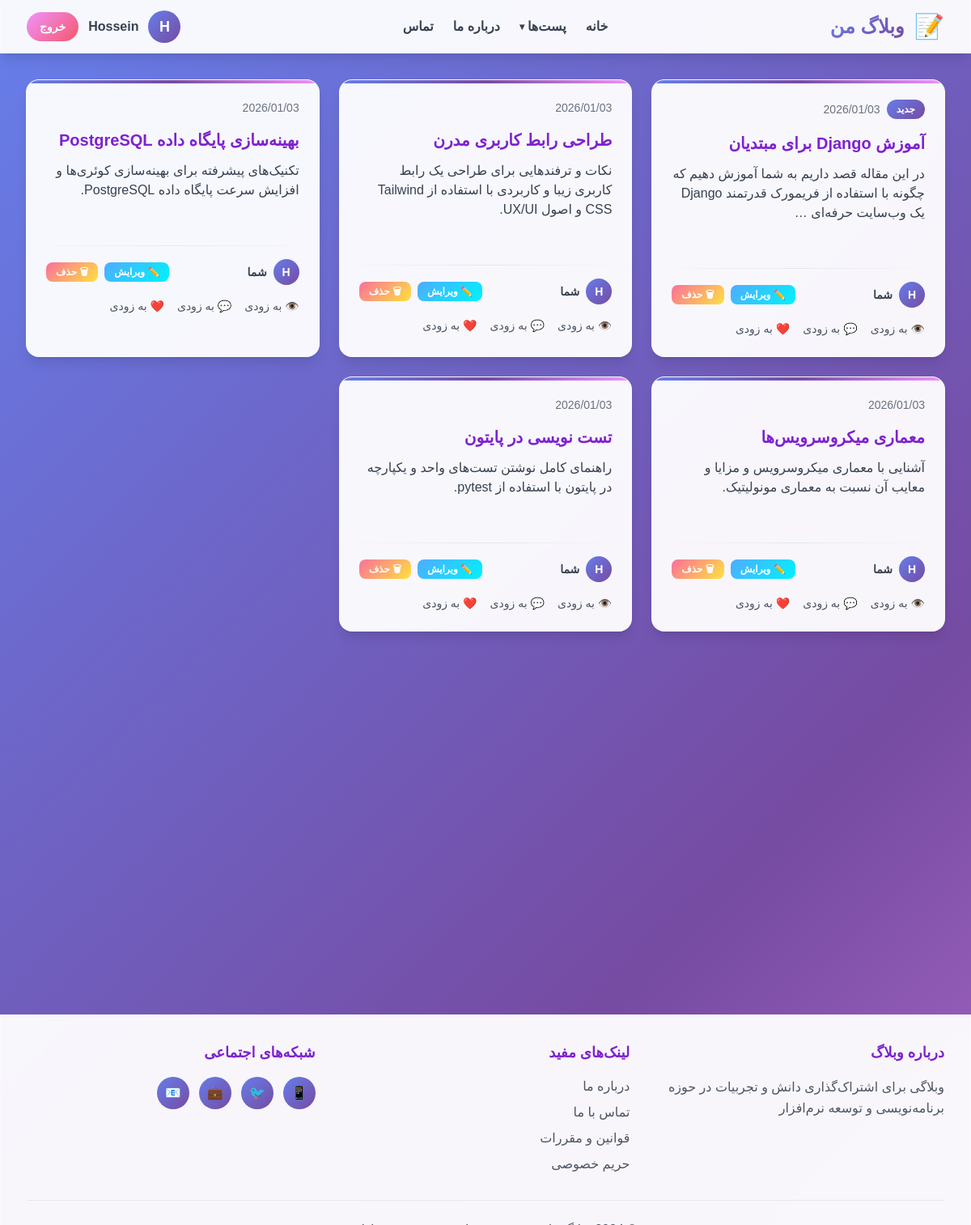
Screenshot of /mypost/ (signed in) with the database file from the repository.
### accounts/models.py (models this page shows)
class CustomUser(AbstractUser):
    email=models.CharField(unique=True)

### posts/models.py (models this page shows, shortened)
class Post(models.Model):
    title=models.CharField(max_length=100)
    description=models.TextField()
    author=models.ForeignKey(CustomUser,on_delete=models.CASCADE)
    created_at=models.DateTimeField(auto_now_add=True)
    updated_at=models.DateTimeField(auto_now=True)
    STATUS_CHOICES=(
        ('pub','عمومی'),
        ('drf','پیش نویس'),
    )
    status=models.CharField(choices=STATUS_CHOICES,max_length=100,default='drf')

### pages/views.py (the view)
# urls.py: path('mypost/',views.MyPosts.as_view(),name='mypost'),
class MyPosts(LoginRequiredMixin,generic.ListView):
    model=models.Post
    template_name='pages/mypost.html'
    context_object_name='posts'
    def get_queryset(self):
        return models.Post.objects.filter(author=self.request.user,status='pub')

### pages/templates/pages/mypost.html (shortened to what this page needs)
{% extends "_base.html" %}
{% block content %}
<div class="min-h-[70vh] fade-in">
    <div class="grid grid-cols-1 md:grid-cols-2 lg:grid-cols-3 gap-6">
        {% if posts %}
            {% for post in posts %}
            <div class="post-card glass-effect rounded-2xl shadow-lg hover-lift fade-in">
                <a href="{% url 'post_detail' post.pk %}" class="block p-4 md:p-6">
                    <div class="flex items-center gap-2 mb-3 md:mb-4">
                        {% if forloop.first %}<span class="badge text-xs">جدید</span>{% endif %}
                        <span class="text-xs md:text-sm text-gray-500">{{ post.created_at|date:'Y/m/d' }}</span>
                    </div>
                    <h3 class="text-lg md:text-xl font-bold text-purple-700 mb-2 md:mb-3">{{ post.title }}</h3>
                    <p class="text-sm md:text-base text-gray-700 mb-3 md:mb-4 leading-relaxed">
                        {{ post.description|truncatewords:20 }}
                    </p>
                </a>
                <div class="divider my-3 md:my-4"></div>
                <div class="px-4 md:px-6 pb-4 md:pb-6">
                    <div class="flex items-center justify-between">
                        <div class="flex items-center gap-2">
                            <div class="avatar text-sm" style="width: 32px; height: 32px; font-size: 14px;">
                                {{ post.author.username.0 }}
                            </div>
                            <div class="font-semibold text-gray-700 text-xs md:text-sm">شما</div>
                        </div>
                        {% if request.user == post.author %}
                        <div class="flex gap-1 md:gap-2">
                            <a href="{% url 'post_update' post.pk %}" class="px-2 md:px-3 py-1 btn-edit text-white rounded-lg text-xs font-bold">
                                ✏️ ویرایش
                            </a>
                            <a href="{% url 'post_delete' post.pk %}" class="px-2 md:px-3 py-1 btn-delete text-white rounded-lg text-xs font-bold">
                                🗑 حذف
                            </a>
                        </div>
                        {% endif %}
                    </div>
                    <div class="mt-3 md:mt-4 flex items-center gap-3 md:gap-4 text-xs md:text-sm text-gray-600">
                        <span>👁️ به زودی</span>
                        <span>💬 به زودی</span>
                        <span>❤️ به زودی</span>
                    </div>
                </div>
            </div>
            {% endfor %}
        {% else %}
            <div class="col-span-full text-center text-gray-600 py-20">
                هنوز پستی ایجاد نکرده‌اید.
            </div>
        {% endif %}
    </div>
</div>
{% endblock content %}

### templates/_base.html (shortened to what this page needs)
{% load static %}
<!DOCTYPE html>
<html lang="fa" dir="rtl">
  <head>
    <script src="https://cdn.tailwindcss.com"></script>
    <link rel="stylesheet" href="{% static 'css/style.css' %}" />
  </head>
  <body class="gradient-bg min-h-screen">
    <nav class="glass-effect shadow-lg sticky top-0 z-50 fade-in desktop-nav">
      <div class="max-w-7xl mx-auto px-4 sm:px-6 lg:px-8">
        <div class="flex justify-between items-center h-16">
          <div class="flex items-center gap-3">
            <div class="text-3xl floating">📝</div>
            <h1 class="text-2xl font-bold gradient-text">وبلاگ من</h1>
          </div>
          <div class="hidden md:flex items-center gap-6">
            <a href="{% url 'home' %}" class="text-gray-700 hover:text-purple-600 font-semibold transition-colors">خانه</a>
            <div class="relative group">
              <button class="text-gray-700 hover:text-purple-600 font-semibold transition-colors flex items-center gap-1">
                پست‌ها
                <span class="text-xs">▾</span>
              </button>
            </div>
            <a href="#" class="text-gray-700 hover:text-purple-600 font-semibold transition-colors">درباره ما</a>
            <a href="#" class="text-gray-700 hover:text-purple-600 font-semibold transition-colors">تماس</a>
          </div>
          <div class="flex items-center gap-3">
            {% if user.is_authenticated %}
              <a class="avatar" href="{% url 'profile' %}">{{ user.username.0 }}</a>
              <span class="hidden sm:inline text-gray-700 font-semibold">{{ user.username }}</span>
              <form action="{% url 'logout' %}" method="POST">
                <button class="px-4 py-2 btn-secondary text-white rounded-full font-semibold text-sm">خروج</button>
              </form>
            {% else %}
              <a href="{% url 'login' %}" class="px-4 py-2 btn-secondary text-white rounded-full font-semibold text-sm">ورود / ثبت‌نام</a>
            {% endif %}
          </div>
        </div>
      </div>
    </nav>
    <div class="max-w-7xl mx-auto px-4 sm:px-6 lg:px-8 py-8 mobile-padding-bottom">
      {% block content %}
      {% endblock %}
    </div>
    <footer class="glass-effect mt-16 py-8 desktop-nav">
      <div class="max-w-7xl mx-auto px-4 sm:px-6 lg:px-8">
        <div class="grid grid-cols-1 md:grid-cols-3 gap-8 mb-8">
          <div>
            <h3 class="font-bold text-purple-700 mb-4 text-lg">درباره وبلاگ</h3>
            <p class="text-gray-600 leading-relaxed">وبلاگی برای اشتراک‌گذاری دانش و تجربیات در حوزه برنامه‌نویسی و توسعه نرم‌افزار</p>
          </div>
          <div>
            <h3 class="font-bold text-purple-700 mb-4 text-lg">لینک‌های مفید</h3>
            <ul class="space-y-2">
              <li>
                <a href="#" class="text-gray-600 hover:text-purple-600 transition-colors">درباره ما</a>
              </li>
              <li>
                <a href="#" class="text-gray-600 hover:text-purple-600 transition-colors">تماس با ما</a>
              </li>
              <li>
                <a href="#" class="text-gray-600 hover:text-purple-600 transition-colors">قوانین و مقررات</a>
              </li>
              <li>
                <a href="#" class="text-gray-600 hover:text-purple-600 transition-colors">حریم خصوصی</a>
              </li>
            </ul>
          </div>
          <div>
            <h3 class="font-bold text-purple-700 mb-4 text-lg">شبکه‌های اجتماعی</h3>
            <div class="flex gap-3">
              <a href="#" class="w-10 h-10 btn-primary text-white rounded-full flex items-center justify-center">📱</a>
              <a href="#" class="w-10 h-10 btn-primary text-white rounded-full flex items-center justify-center">🐦</a>
              <a href="#" class="w-10 h-10 btn-primary text-white rounded-full flex items-center justify-center">💼</a>
              <a href="#" class="w-10 h-10 btn-primary text-white rounded-full flex items-center justify-center">📧</a>
            </div>
          </div>
        </div>
        <div class="text-center text-gray-600 pt-6 border-t border-gray-200">
          <p>© 2024 وبلاگ فارسی مدرن. تمامی حقوق محفوظ است.</p>
        </div>
      </div>
    </footer>
  </body>
</html>

### static/css/style.css (style rules this page uses)
body { box-sizing: border-box; }
* { font-family: 'Vazirmatn', sans-serif; }
.fade-in { animation: fadeIn 0.6s ease-out; }
.hover-lift { transition: transform 0.3s ease, box-shadow 0.3s ease; }
.glass-effect { background: rgba(255, 255, 255, 0.95); backdrop-filter: blur(10px); border: 1px solid rgba(255, 255, 255, 0.3); }
.gradient-bg { background: linear-gradient(135deg, #667eea 0%, #764ba2 50%, #f093fb 100%); background-size: 200% 200%; animation: gradientShift 15s ease infinite; }
.gradient-text { background: linear-gradient(135deg, #667eea 0%, #764ba2 100%); -webkit-background-clip: text; -webkit-text-fill-color: transparent; background-clip: text; }
.btn-primary { background: linear-gradient(135deg, #667eea 0%, #764ba2 100%); transition: all 0.3s ease; }
.btn-secondary { background: linear-gradient(135deg, #f093fb 0%, #f5576c 100%); transition: all 0.3s ease; }
.btn-edit { background: linear-gradient(135deg, #4facfe 0%, #00f2fe 100%); }
.btn-delete { background: linear-gradient(135deg, #fa709a 0%, #fee140 100%); }
.post-card { position: relative; overflow: hidden; }
.post-card::before { content: ''; position: absolute; top: 0; left: 0; right: 0; height: 4px; background: linear-gradient(90deg, #667eea 0%, #764ba2 50%, #f093fb 100%); }
.badge { display: inline-block; padding: 4px 12px; border-radius: 20px; font-size: 12px; font-weight: 600; background: linear-gradient(135deg, #667eea 0%, #764ba2 100%); color: white; }
.avatar { width: 40px; height: 40px; border-radius: 50%; background: linear-gradient(135deg, #667eea 0%, #764ba2 100%); display: flex; align-items: center; justify-content: center; color: white; font-weight: bold; font-size: 18px; }
.divider { height: 1px; background: linear-gradient(90deg, transparent 0%, #e2e8f0 50%, transparent 100%); margin: 24px 0; }
.floating { animation: floating 3s ease-in-out infinite; }

### rows the page displays
CustomUser: username.0 "H", username "Hossein"
Post: shows "جدید", created_at "2026/01/03", title "آموزش Django برای مبتدیان", description "در این مقاله قصد داریم به شما آموزش دهیم که چگونه با استفاده از فریمورک قدرتمند Django یک وب‌سایت حرفه‌ای …", author.username.0 "H", shows "✏️ ویرایش"
Post: created_at "2026/01/03", title "طراحی رابط کاربری مدرن", description "نکات و ترفندهایی برای طراحی یک رابط کاربری زیبا و کاربردی با استفاده از Tailwind CSS و اصول UX/UI.", author.username.0 "H", shows "✏️ ویرایش"
Post: created_at "2026/01/03", title "بهینه‌سازی پایگاه داده PostgreSQL", description "تکنیک‌های پیشرفته برای بهینه‌سازی کوئری‌ها و افزایش سرعت پایگاه داده PostgreSQL.", author.username.0 "H", shows "✏️ ویرایش"
Post: created_at "2026/01/03", title "معماری میکروسرویس‌ها", description "آشنایی با معماری میکروسرویس و مزایا و معایب آن نسبت به معماری مونولیتیک.", author.username.0 "H", shows "✏️ ویرایش"
Post: created_at "2026/01/03", title "تست نویسی در پایتون", description "راهنمای کامل نوشتن تست‌های واحد و یکپارچه در پایتون با استفاده از pytest.", author.username.0 "H", shows "✏️ ویرایش"
